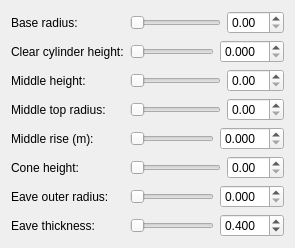
              <widget class="QWidget" name="pageFourStageRoundTower">
               <layout class="QFormLayout" name="formLayout_10">
                <item row="6" column="0"><widget class="QLabel" name="labelFTEaveRadius"><property name="text"><string>Eave outer radius:</string></property></widget></item>
                <item row="6" column="1"><layout class="QHBoxLayout" name="layoutFTEaveRadius">
                 <item><widget class="QSlider" name="sliderFTEaveRadius"><property name="orientation"><enum>Qt::Horizontal</enum></property></widget></item>
                 <item><widget class="QDoubleSpinBox" name="spinBoxFTEaveRadius">
                  <property name="decimals"><number>3</number></property>
                  <property name="maximum"><double>60.000000000000000</double></property>
                 </widget></item>
                </layout></item>
                <item row="7" column="0"><widget class="QLabel" name="labelFTEaveThickness"><property name="text"><string>Eave thickness:</string></property></widget></item>
                <item row="7" column="1"><layout class="QHBoxLayout" name="layoutFTEaveThickness">
                 <item><widget class="QSlider" name="sliderFTEaveThickness"><property name="orientation"><enum>Qt::Horizontal</enum></property></widget></item>
                 <item><widget class="QDoubleSpinBox" name="spinBoxFTEaveThickness">
                  <property name="decimals"><number>3</number></property>
                  <property name="maximum"><double>50.000000000000000</double></property>
                  <property name="value"><double>0.400000000000000</double></property>
                 </widget></item>
                </layout></item>
                <item row="0" column="0">
                 <widget class="QLabel" name="labelFTBaseRadius">
                  <property name="text">
                   <string>Base radius:</string>
                  </property>
                 </widget>
                </item>
                <item row="0" column="1">
                 <layout class="QHBoxLayout" name="layoutFTBaseRadius">
                  <item>
                   <widget class="QSlider" name="sliderFTBaseRadius">
                    <property name="orientation">
                     <enum>Qt::Horizontal</enum>
                    </property>
                   </widget>
                  </item>
                  <item>
                   <widget class="QDoubleSpinBox" name="spinBoxFTBaseRadius">
                    <property name="singleStep">
                     <double>0.100000000000000</double>
                    </property>
                   </widget>
                  </item>
                 </layout>
                </item>
                <item row="1" column="0">
                 <widget class="QLabel" name="labelFTBodyHeight">
                  <property name="text">
                   <string>Clear cylinder height:</string>
                  </property>
                 </widget>
                </item>
                <item row="1" column="1">
                 <layout class="QHBoxLayout" name="layoutFTBodyHeight">
                  <item>
                   <widget class="QSlider" name="sliderFTBodyHeight">
                    <property name="orientation">
                     <enum>Qt::Horizontal</enum>
                    </property>
                   </widget>
                  </item>
                  <item>
                   <widget class="QDoubleSpinBox" name="spinBoxFTBodyHeight">
                    <property name="decimals">
                     <number>3</number>
                    </property>
                    <property name="singleStep">
                     <double>0.100000000000000</double>
                    </property>
                   </widget>
                  </item>
                 </layout>
                </item>
                <item row="2" column="0">
                 <widget class="QLabel" name="labelFTMiddleHeight">
                  <property name="text">
                   <string>Middle height:</string>
                  </property>
                 </widget>
                </item>
                <item row="2" column="1">
                 <layout class="QHBoxLayout" name="layoutFTMiddleHeight">
                  <item>
                   <widget class="QSlider" name="sliderFTMiddleHeight">
                    <property name="orientation">
                     <enum>Qt::Horizontal</enum>
                    </property>
                   </widget>
                  </item>
                  <item>
                   <widget class="QDoubleSpinBox" name="spinBoxFTMiddleHeight">
                    <property name="singleStep">
                     <double>0.100000000000000</double>
                    </property>
                   </widget>
                  </item>
                 </layout>
                </item>
                <item row="3" column="0">
                 <widget class="QLabel" name="labelFTMiddleTopRadius">
                  <property name="text">
                   <string>Middle top radius:</string>
                  </property>
                 </widget>
                </item>
                <item row="3" column="1">
                 <layout class="QHBoxLayout" name="layoutFTMiddleTopRadius">
                  <item>
                   <widget class="QSlider" name="sliderFTMiddleTopRadius">
                    <property name="orientation">
                     <enum>Qt::Horizontal</enum>
                    </property>
                   </widget>
                  </item>
                  <item>
                   <widget class="QDoubleSpinBox" name="spinBoxFTMiddleTopRadius">
                    <property name="singleStep">
                     <double>0.100000000000000</double>
                    </property>
                   </widget>
                  </item>
                 </layout>
                </item>
                <item row="4" column="0">
                 <widget class="QLabel" name="labelFTMiddleRise">
                  <property name="text">
                   <string>Middle rise (m):</string>
                  </property>
                 </widget>
                </item>
                <item row="4" column="1">
                 <layout class="QHBoxLayout" name="layoutFTMiddleRise">
                  <item>
                   <widget class="QSlider" name="sliderFTMiddleRise">
                    <property name="maximum">
                     <number>1</number>
                    </property>
                    <property name="orientation">
                     <enum>Qt::Horizontal</enum>
                    </property>
                   </widget>
                  </item>
                  <item>
                   <widget class="QDoubleSpinBox" name="spinBoxFTMiddleRise">
                    <property name="decimals"><number>3</number></property>
                    <property name="maximum">
                     <double>12.500000000000000</double>
                    </property>
                    <property name="singleStep">
                     <double>0.001000000000000</double>
                    </property>
                   </widget>
                  </item>
                 </layout>
                </item>
                <item row="5" column="0">
                 <widget class="QLabel" name="labelFTConeHeight">
                  <property name="text">
                   <string>Cone height:</string>
                  </property>
                 </widget>
                </item>
                <item row="5" column="1">
                 <layout class="QHBoxLayout" name="layoutFTConeHeight">
                  <item>
                   <widget class="QSlider" name="sliderFTConeHeight">
                    <property name="orientation">
                     <enum>Qt::Horizontal</enum>
                    </property>
                   </widget>
                  </item>
                  <item>
                   <widget class="QDoubleSpinBox" name="spinBoxFTConeHeight">
                    <property name="singleStep">
                     <double>0.100000000000000</double>
                    </property>
                   </widget>
                  </item>
                 </layout>
                </item>
               </layout>
              </widget>
